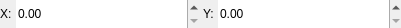
<?xml version="1.0" encoding="UTF-8"?>
<ui version="4.0">
 <class>PointFEditorWidget</class>
 <widget class="QWidget" name="PointFEditorWidget">
  <property name="geometry">
   <rect>
    <x>0</x>
    <y>0</y>
    <width>401</width>
    <height>28</height>
   </rect>
  </property>
  <property name="windowTitle">
   <string>Form</string>
  </property>
  <property name="autoFillBackground">
   <bool>true</bool>
  </property>
  <layout class="QHBoxLayout" name="horizontalLayout">
   <property name="spacing">
    <number>4</number>
   </property>
   <property name="leftMargin">
    <number>0</number>
   </property>
   <property name="topMargin">
    <number>0</number>
   </property>
   <property name="rightMargin">
    <number>0</number>
   </property>
   <property name="bottomMargin">
    <number>0</number>
   </property>
   <item>
    <widget class="QLabel" name="label_x">
     <property name="text">
      <string>X:</string>
     </property>
    </widget>
   </item>
   <item>
    <widget class="QDoubleSpinBox" name="spin_x">
     <property name="sizePolicy">
      <sizepolicy hsizetype="Expanding" vsizetype="Expanding">
       <horstretch>0</horstretch>
       <verstretch>0</verstretch>
      </sizepolicy>
     </property>
     <property name="autoFillBackground">
      <bool>true</bool>
     </property>
     <property name="frame">
      <bool>false</bool>
     </property>
    </widget>
   </item>
   <item>
    <widget class="QLabel" name="label_y">
     <property name="text">
      <string>Y:</string>
     </property>
    </widget>
   </item>
   <item>
    <widget class="QDoubleSpinBox" name="spin_y">
     <property name="sizePolicy">
      <sizepolicy hsizetype="Expanding" vsizetype="Expanding">
       <horstretch>0</horstretch>
       <verstretch>0</verstretch>
      </sizepolicy>
     </property>
     <property name="frame">
      <bool>false</bool>
     </property>
    </widget>
   </item>
  </layout>
 </widget>
 <resources/>
 <connections/>
</ui>
